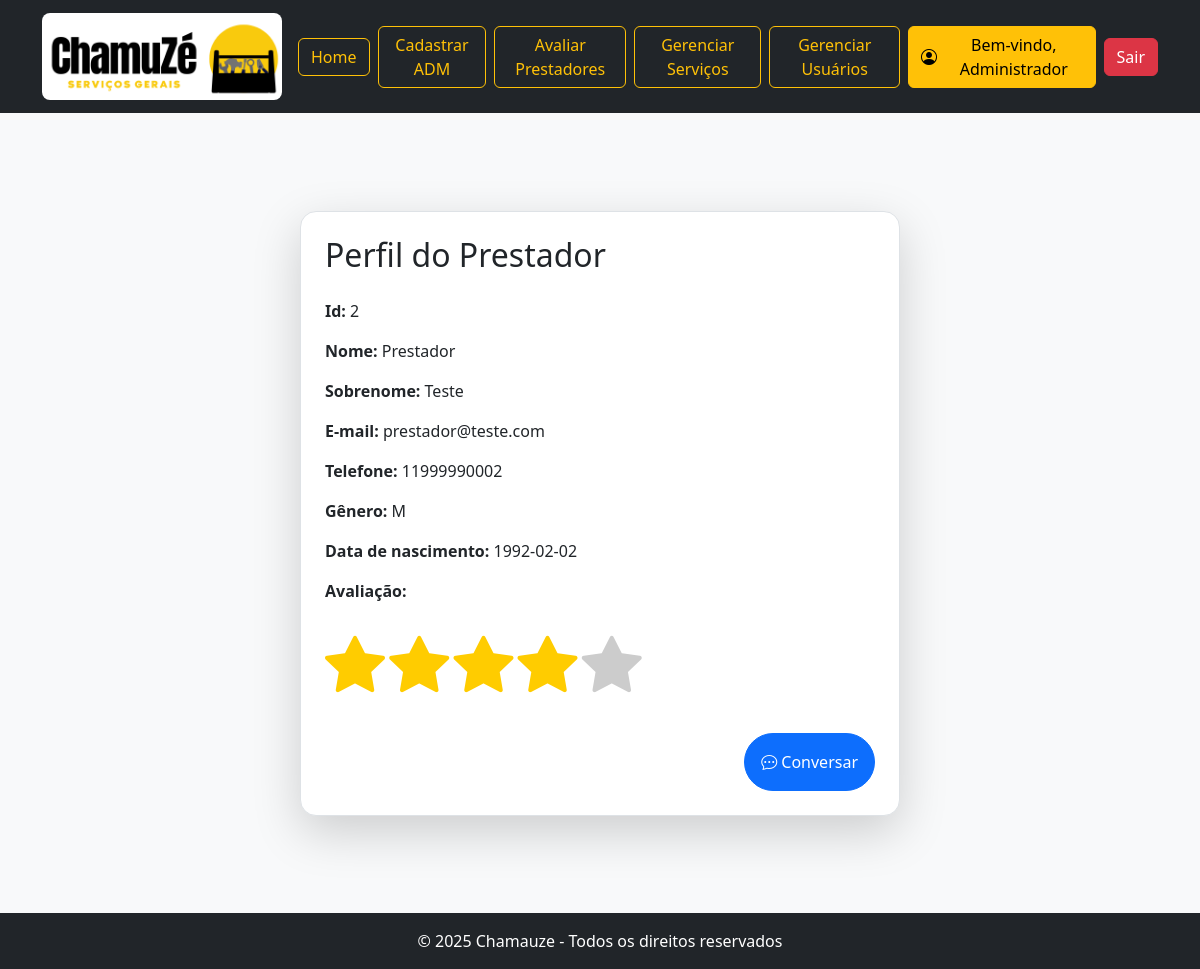
/PROJETO/prestador/paginaPrestador.php?id_prestador=2 (signed in), run on the app's committed database.
### tables this page shows
CREATE TABLE prestador (
	id_prestador INTEGER NOT NULL PRIMARY KEY,
	FOREIGN KEY (id_prestador) REFERENCES usuario(id_usuario),
	cnpj VARCHAR(14) NOT NULL,
	img_rg VARCHAR(255) NOT NULL,
	chave_pix VARCHAR(100) NOT NULL,
	status_avaliacao ENUM('aprovado','naoverificado') NOT NULL
);

CREATE TABLE usuario (
	id_usuario INTEGER NOT NULL PRIMARY KEY AUTO_INCREMENT,
	nome VARCHAR(100) NOT NULL,
    sobrenome VARCHAR(150) NOT NULL,
	email VARCHAR(150) NOT NULL,
	senha VARCHAR(255) NOT NULL,
    cpf VARCHAR(11) NOT NULL,
    telefone VARCHAR(30) NOT NULL,
    nacionalidade VARCHAR(50) NOT NULL,
    data_nascimento DATE NOT NULL,
	nota_reputacao DECIMAL(3,2) NOT NULL,
    genero ENUM('F','M','O') NOT NULL,
	tipo_perfil ENUM('administrador','prestador','solicitante') NOT NULL
);

### PROJETO/helpers/biblioteca.php (called while the page is built, shortened)
<?php
$conexao = conectaDB();
function buscarPrestadorNoBancoPeloId($id){
    global $conexao;
    $sql = "SELECT * FROM usuario LEFT JOIN prestador ON usuario.id_usuario = prestador.id_prestador WHERE id_usuario = ?";
    $stmt = $conexao->prepare($sql);
    $stmt->bind_param("i", $id);
    $stmt->execute();
    $result = $stmt->get_result();
    return $result->fetch_assoc();
}
?>

### PROJETO/prestador/paginaPrestador.php (the view, shortened to what this page needs)
<?php
include "../helpers/biblioteca.php";
$prestador = buscarPrestadorNoBancoPeloId($_GET['id_prestador'] ?? null);
?>
<!DOCTYPE html>
<html lang="pt-br">
<head>
    <link rel="stylesheet" href="../assets/css/estrelas.css">
    <link href="https://cdn.jsdelivr.net/npm/bootstrap@5.3.3/dist/css/bootstrap.min.css" rel="stylesheet">
    <link rel="stylesheet" href="../assets/css/estilo.css">
    <link rel="stylesheet" href="https://cdn.jsdelivr.net/npm/bootstrap-icons/font/bootstrap-icons.css">
</head>
<body class="bg-light  vh-100">
    <?php
    include "../header/header.php";
    ?>
    <main class="min-vh-100 d-flex align-items-center justify-content-center bg-light">
        <div class="col-md-6 shadow-lg p-4 bg-white rounded-4 border">
            <div class="d-flex align-items-center mb-4">
                <h2 class="m-0">Perfil do Prestador</h2>
            </div>
            <p><strong>Id:</strong> <?= $prestador['id_prestador'] ?></p>
            <p><strong>Nome:</strong> <?= $prestador['nome'] ?></p>
            <p><strong>Sobrenome:</strong> <?= $prestador['sobrenome'] ?></p>
            <p><strong>E-mail:</strong> <?= $prestador['email'] ?></p>
            <p><strong>Telefone:</strong> <?= $prestador['telefone'] ?></p>
            <p><strong>Gênero:</strong> <?= $prestador['genero'] ?></p>
            <p><strong>Data de nascimento:</strong> <?= $prestador['data_nascimento'] ?></p>
            <p><strong>Avaliação:</strong></p>
            <div>
                <?php
                if ($prestador['nota_reputacao'] <= 0) {
                    echo "<div>
                    <i class='bi bi-star-fill estrela-avaliacao-vazia'></i>
                    <i class='bi bi-star-fill estrela-avaliacao-vazia'></i>
                    <i class='bi bi-star-fill estrela-avaliacao-vazia'></i>
                    <i class='bi bi-star-fill estrela-avaliacao-vazia'></i>
                    <i class='bi bi-star-fill estrela-avaliacao-vazia'></i>
                    </div>";
                } else if ($prestador['nota_reputacao'] <= 4.5) {
                    echo "<div>
                    <i class='bi bi-star-fill estrela-avaliacao-preenchida'></i>
                    <i class='bi bi-star-fill estrela-avaliacao-preenchida'></i>
                    <i class='bi bi-star-fill estrela-avaliacao-preenchida'></i>
                    <i class='bi bi-star-fill estrela-avaliacao-preenchida'></i>
                    <i class='bi bi-star-fill estrela-avaliacao-vazia'></i>
                    </div>";
                }
                ?>
            </div>
            <form action="../config/chat.php" class="mt-4 text-end" method="GET">
                <button class="btn btn-primary rounded-pill p-3">
                    <i class="bi bi-chat-dots"></i> Conversar
                </button>
            </form>
        </div>
    </main>
    <?php include "../footer.php"; ?>
</body>
</html>

### PROJETO/header/header.php (shortened to what this page needs)
<?php
if (isset($_SESSION['usuario']['tipo_perfil'])){
    switch ($_SESSION['usuario']['tipo_perfil']){
        case "administrador":
            include "headerAdministrador.php";
            break;
    }
} else {
    var_dump($_SESSION['usuario']);
}
?>

### PROJETO/header/headerAdministrador.php (shortened to what this page needs)
<?php
$nomeUsuario = isset($_SESSION['usuario']['nome']) ? $_SESSION['usuario']['nome'] : 'Usuário';
?>
<header>
    <nav class="navbar navbar-expand-lg navbar-light bg-dark">
        <div class="container">
            <a class="navbar-brand" href="../administrador/inicialAdministrador.php">
                <img src="../assets/img/chamuzeLogoComFundoR.png" alt="Logo Chamauze" class="rounded-3" width="240">
            </a>
            <div class="d-flex align-items-center">
                <a class="btn btn-outline-warning me-2" href="../administrador/inicialAdministrador.php">Home</a>
                <a class="btn btn-outline-warning me-2" href="../administrador/cadastroAdm.php">Cadastrar ADM</a>
                <a class="btn btn-outline-warning me-2" href="../administrador/avaliarPrestadores.php">Avaliar Prestadores</a>
                <a class="btn btn-outline-warning me-2" href="../administrador/gerenciarServicos.php">Gerenciar Serviços</a>
                <a class="btn btn-outline-warning me-2" href="../administrador/gerenciarUsuarios.php">Gerenciar Usuários</a>
                <a class="btn btn-warning d-flex align-items-center" href="../config/perfilUsuario.php">
                    <link rel="stylesheet"
                        href="https://cdn.jsdelivr.net/npm/bootstrap-icons@1.10.5/font/bootstrap-icons.css">
                    <i class="bi bi-person-circle me-2"></i>
                    Bem-vindo, <?= htmlspecialchars($nomeUsuario) ?>
                </a>
                <a class="ms-2">
                    <form method="POST" action="../controller/logOutController.php">
                        <input type="submit" value="Sair" class="btn btn-danger btn-logout">
                    </form>
                </a>
            </div>
        </div>
    </nav>
</header>

### PROJETO/footer.php
<footer class="bg-dark text-white text-center py-3 mt-auto">
    © 2025 Chamauze - Todos os direitos reservados
</footer>

### PROJETO/assets/css/estrelas.css (style rules this page uses)
.estrela-avaliacao-preenchida { font-size: 60px; color:#FC0; }
.estrela-avaliacao-vazia { font-size: 60px; color:#CCC; }

### data on the page
prestador: id_prestador "2", id_prestador.nome "Prestador", id_prestador.sobrenome "Teste", id_prestador.email "prestador@teste.com", id_prestador.telefone "11999990002", id_prestador.genero "M", id_prestador.data_nascimento "1992-02-02"

### other printed values
$nomeUsuario "Administrador"
